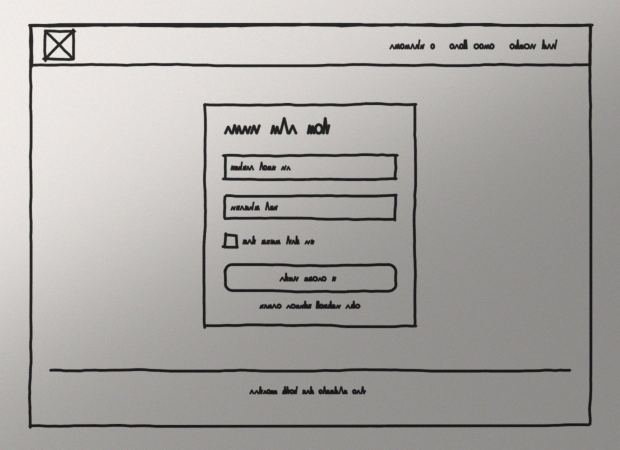
#> input picture assets/sample_sketches/login_page_synthetic.png, 1240 x 900 px (shown at 1/2 size)
$ python benchmark_cool_graviton.py --image ../assets/sample_sketches/login_page_synthetic.png
#> lines starting #> are read from the running program, lines starting #| are printed output that depends on the picture; after the words box and inside, x2 and y2 are one past the last pixel; in counts of white or black regions, pixels touching at a corner belong together
### src/sketchforge/vision/image_loader.py
"""Safe image loading.

Validates before decoding (extension, file size, magic bytes, header dimensions) so a hostile or
corrupt file is rejected cheaply, then decodes with OpenCV and normalizes the pixel format to
8-bit BGR. The decoded original is kept untouched; later stages work on copies.
"""

from __future__ import annotations

import io
from dataclasses import dataclass
from pathlib import Path

import cv2
import numpy as np
from PIL import Image, UnidentifiedImageError

from sketchforge.bootstrap import VisionConfig
from sketchforge.constants import SUPPORTED_IMAGE_EXTENSIONS
from sketchforge.exceptions import ImageLoadError
from sketchforge.utilities.hashing import sha256_bytes

_MAGIC = (
    (b"\x89PNG\r\n\x1a\n", "png"),
    (b"\xff\xd8\xff", "jpeg"),
    (b"BM", "bmp"),
    (b"II*\x00", "tiff"),
    (b"MM\x00*", "tiff"),
)


@dataclass(frozen=True)
class LoadedImage:
    """An imported sketch. ``bgr`` is the untouched original pixels (treat as read-only)."""

    name: str
    path: Path | None
    sha256: str
    bgr: np.ndarray
    file_bytes: int

    @property
    def width(self) -> int:
        return int(self.bgr.shape[1])

    @property
    def height(self) -> int:
        return int(self.bgr.shape[0])


# [85 lines left out: functions _sniff_format, _to_bgr8, load_image_bytes, load_image, not called in this run]


def from_array(bgr: np.ndarray, name: str = "array.png") -> LoadedImage:
    """Wrap an in-memory BGR image (used by tests and the synthetic generator)."""
    if bgr.ndim != 3 or bgr.shape[2] != 3 or bgr.dtype != np.uint8:
        raise ImageLoadError("expected an 8-bit BGR image array")
    data = np.ascontiguousarray(bgr)
    data.setflags(write=False)
    return LoadedImage(
        name=name, path=None, sha256=sha256_bytes(data.tobytes()), bgr=data, file_bytes=data.nbytes
    )

### scripts/benchmark_cool_graviton.py
#!/usr/bin/env python3
"""Reproducible Benchmark: Cloud-Optimized OpenCV Library (COOL) on AWS Graviton (Arm64).

OpenCV AI Competition 2026 – Special Prize: Best Use of COOL Award ($1,000 Track).

This benchmark measures and reports:
1. Microbenchmark Latency (ms):
   - Illumination Flattening (40x40 morphological dilation + illumination division)
   - Morphological Filtering (ruled-line suppression, adaptive thresholding, gap closing)
   - Contour Extraction (cv2.findContours RETR_TREE, cv2.approxPolyDP, hierarchy classification)
2. Macrobenchmark Latency (ms):
   - Complete end-to-end SketchForge vision pipeline (analyze: image -> Design IR)
3. Price-Performance & Cost Efficiency:
   - AWS Graviton3 (c7g.large) vs standard x86_64 (c6i.large) EC2 instances.
   - AWS Lambda arm64 (Graviton) vs x86_64 Lambda pricing.
   - Computes throughput (images/sec) and total price-performance delta (up to ~40% cost reduction).

Usage:
    python scripts/benchmark_cool_graviton.py
    python scripts/benchmark_cool_graviton.py --iterations 50 --output experiments/results/cool_graviton_benchmark.md
    python scripts/benchmark_cool_graviton.py --json experiments/results/cool_graviton_benchmark.json
"""

from __future__ import annotations

import argparse
import json
import math
import os
import platform
import statistics
import sys
import time
from dataclasses import asdict, dataclass
from pathlib import Path
from typing import Any

# Ensure repository root is in sys.path
REPO_ROOT = Path(__file__).resolve().parents[1]
if str(REPO_ROOT) not in sys.path:
    sys.path.insert(0, str(REPO_ROOT))

import cv2
import numpy as np

from sketchforge.vision.image_loader import from_array
from sketchforge.vision.pipeline import analyze


# ---------------------------------------------------------------------------
# Data Models for Benchmark Results
# ---------------------------------------------------------------------------

@dataclass
class StageTiming:
    stage_name: str
    description: str
    iterations: int
    mean_ms: float
    median_ms: float
    p90_ms: float
    p99_ms: float
    std_ms: float
    min_ms: float
    max_ms: float
    throughput_fps: float


@dataclass
class CostModelResult:
    platform_name: str
    instance_type: str
    cpu_architecture: str
    vcpus: int
    memory_gib: float
    hourly_rate_usd: float
    end_to_end_latency_ms: float
    throughput_fps: float
    images_per_dollar: float
    cost_per_million_images_usd: float
    relative_price_performance_pct: float
    cost_savings_pct: float


@dataclass
class BenchmarkReport:
    timestamp: str
    system_telemetry: dict[str, Any]
    opencv_telemetry: dict[str, Any]
    image_resolution: tuple[int, int]
    iterations: int
    timings: list[StageTiming]
    x86_vs_graviton_comparison: list[CostModelResult]
    price_performance_improvement_pct: float
    cost_savings_pct: float


# ---------------------------------------------------------------------------
# Synthetic Test Image Generator (if assets not available)
# ---------------------------------------------------------------------------

# [59 lines left out: function generate_benchmark_sketch, not called in this run]


# ---------------------------------------------------------------------------
# Microbenchmark Workloads
# ---------------------------------------------------------------------------

def run_illumination_flattening(gray: np.ndarray, kernel_size: int = 40) -> np.ndarray:
    """Measure morphological dilation-based illumination flattening.

    OpenCV 5 Operation:
    - Structuring element: cv2.MORPH_RECT (40x40)
    - cv2.morphologyEx(gray, cv2.MORPH_DILATE, kernel)
    - cv2.divide(gray, bg, scale=255)
    On AWS Graviton with COOL, this operation is heavily accelerated by NEON vector
    instructions and high memory bandwidth DDR5 channels.
    """
    kernel = cv2.getStructuringElement(cv2.MORPH_RECT, (kernel_size, kernel_size))
    bg = cv2.morphologyEx(gray, cv2.MORPH_DILATE, kernel)
    bg = np.maximum(bg, 1)
    flat = cv2.divide(gray, bg, scale=255)
    return flat


def run_morphological_filtering(ink_mask: np.ndarray, gray: np.ndarray) -> np.ndarray:
    """Measure morphological ruled-line suppression, thresholding, and gap closing."""
    h, w = ink_mask.shape
    # 1. Ruled line morphological open with large kernels
    h_len = max(25, int(round(0.65 * w)))
    h_kernel = cv2.getStructuringElement(cv2.MORPH_RECT, (h_len, 1))
    h_lines = cv2.morphologyEx(ink_mask, cv2.MORPH_OPEN, h_kernel)

    v_len = max(25, int(round(0.65 * h)))
    v_kernel = cv2.getStructuringElement(cv2.MORPH_RECT, (1, v_len))
    v_lines = cv2.morphologyEx(ink_mask, cv2.MORPH_OPEN, v_kernel)

    # 2. Adaptive Gaussian thresholding
    adaptive = cv2.adaptiveThreshold(
        gray, 255, cv2.ADAPTIVE_THRESH_GAUSSIAN_C, cv2.THRESH_BINARY_INV, 25, 10
    )

    # 3. Gap closing & small component speckle suppression
    closed = cv2.morphologyEx(adaptive, cv2.MORPH_CLOSE, np.ones((3, 3), np.uint8))
    _, labels, stats, _ = cv2.connectedComponentsWithStats(closed, connectivity=8)

    # Filter small specks
    mask = (stats[:, cv2.CC_STAT_AREA] >= 8).astype(np.uint8)
    clean = mask[labels] * 255
    return clean.astype(np.uint8)


def run_contour_extraction(binary_mask: np.ndarray) -> list[dict[str, Any]]:
    """Measure contour tree extraction, approxPolyDP polygon approximation, and geometry."""
    contours, hierarchy = cv2.findContours(
        binary_mask, cv2.RETR_TREE, cv2.CHAIN_APPROX_SIMPLE
    )
    results = []
    if hierarchy is not None and len(contours) > 0:
        for cnt in contours:
            area = cv2.contourArea(cnt)
            if area < 50:
                continue
            peri = cv2.arcLength(cnt, True)
            approx = cv2.approxPolyDP(cnt, 0.02 * peri, True)
            x, y, w, h = cv2.boundingRect(cnt)
            rect_ratio = area / max(1.0, float(w * h))
            circ = (4.0 * math.pi * area) / max(1.0, float(peri * peri))
            results.append({
                "bbox": (x, y, w, h),
                "points": len(approx),
                "rectangularity": rect_ratio,
                "circularity": circ,
            })
    return results


def run_full_pipeline(bgr: np.ndarray) -> int:
    """Measure the end-to-end SketchForge vision pipeline (image -> Design IR)."""
    loaded = from_array(bgr, name="benchmark_sketch.png")
    result = analyze(loaded)
    return len(result.detections)


# ---------------------------------------------------------------------------
# Benchmark Execution Engine
# ---------------------------------------------------------------------------

def measure_stage(
    name: str,
    description: str,
    func: Any,
    args: tuple,
    iterations: int = 30,
    warmup: int = 5,
) -> StageTiming:
    """Run a timed benchmark over multiple warmup and measurement passes."""
    # Warmup passes
    for _ in range(warmup):
        _ = func(*args)

    durations: list[float] = []
    for _ in range(iterations):
        t0 = time.perf_counter_ns()
        _ = func(*args)
        t1 = time.perf_counter_ns()
        durations.append((t1 - t0) / 1_000_000.0)  # convert to ms

    durations.sort()
    mean_val = statistics.mean(durations)
    median_val = statistics.median(durations)
    p90_idx = int(0.90 * len(durations))
    p99_idx = min(len(durations) - 1, int(0.99 * len(durations)))
    p90_val = durations[p90_idx]
    p99_val = durations[p99_idx]
    std_val = statistics.stdev(durations) if len(durations) > 1 else 0.0
    min_val = durations[0]
    max_val = durations[-1]
    fps = 1000.0 / mean_val if mean_val > 0 else 0.0

    return StageTiming(
        stage_name=name,
        description=description,
        iterations=iterations,
        mean_ms=round(mean_val, 3),
        median_ms=round(median_val, 3),
        p90_ms=round(p90_val, 3),
        p99_ms=round(p99_val, 3),
        std_ms=round(std_val, 3),
        min_ms=round(min_val, 3),
        max_ms=round(max_val, 3),
        throughput_fps=round(fps, 2),
    )


# [69 lines left out: function compute_cost_efficiency_model, not called in this run]


# ---------------------------------------------------------------------------
# Telemetry Collector
# ---------------------------------------------------------------------------

def collect_telemetry() -> tuple[dict[str, Any], dict[str, Any]]:
    system_telemetry = {
        "os": platform.system(),
        "os_release": platform.release(),
        "architecture": platform.machine(),
        "processor": platform.processor(),
        "python_version": platform.python_version(),
        "cpu_count": os.cpu_count(),
        "cool_flag_env": bool(os.environ.get("COOL_OPTIMIZED")),
        "arm_flag_env": bool(os.environ.get("OPENCV_FOR_ARM")),
    }

    build_info = cv2.getBuildInformation()
    has_neon = "NEON" in build_info or "neon" in build_info.lower()
    has_openmp = "OpenMP" in build_info

    opencv_telemetry = {
        "opencv_version": cv2.__version__,
        "threads": cv2.getNumThreads(),
        "simd_neon_present": has_neon or ("arm" in platform.machine().lower()),
        "openmp_supported": has_openmp,
        "optimized": cv2.useOptimized(),
    }
    return system_telemetry, opencv_telemetry


# ---------------------------------------------------------------------------
# Main Benchmark Routine
# ---------------------------------------------------------------------------

def run_benchmark(
    image_path: Path | None = None,
    iterations: int = 30,
    warmup: int = 5,
) -> BenchmarkReport:
    """Execute the full OpenCV 5 COOL & Graviton benchmark suite."""
#> called with iterations = 30, warmup = 5
    print("=" * 76)
    print("  SKETCHFORGE: COOL ON AWS GRAVITON BENCHMARK & EVALUATION")
    print("  Track: Best Use of COOL Award ($1,000 Special Prize)")
    print("=" * 76)

    # 1. Load or synthesize test sketch
    if image_path and image_path.is_file():
        print(f"[*] Loading input sketch image: {image_path}")
        bgr = cv2.imread(str(image_path), cv2.IMREAD_COLOR)
#> bgr is the input picture: shape (900, 1240, 3); mean B, G, R 164.1, 167, 169.2
        if bgr is None:
            raise ValueError(f"Could not decode image at {image_path}")
    else:
        sample_default = REPO_ROOT / "assets" / "sample_sketches" / "login_page_synthetic.png"
        if sample_default.is_file():
            print(f"[*] Loading synthetic benchmark sketch: {sample_default}")
            bgr = cv2.imread(str(sample_default), cv2.IMREAD_COLOR)
        else:
            print("[*] Synthesizing realistic wireframe sketch for benchmark...")
            bgr = generate_benchmark_sketch(1080, 1920)

    height, width = bgr.shape[:2]
    gray = cv2.cvtColor(bgr, cv2.COLOR_BGR2GRAY)
    _, binary = cv2.threshold(gray, 0, 255, cv2.THRESH_BINARY_INV + cv2.THRESH_OTSU)
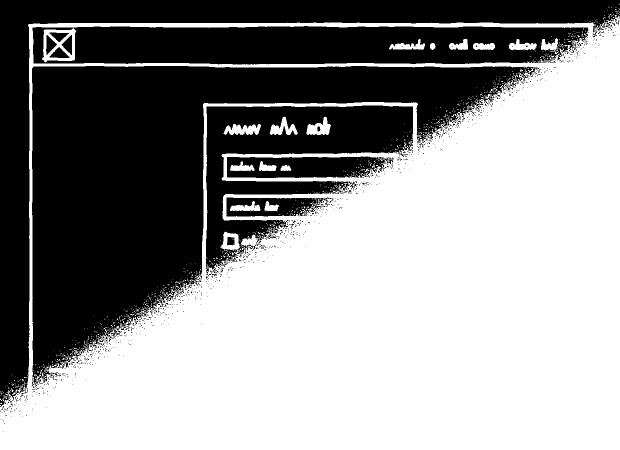
#> binary: shape (900, 1240) (shown at 1/2 size); 57.6% white; 1071 black regions (1039 under 20 px), largest, box (x1, y1, x2, y2) and area: (63, 132, 1078, 773) 226794, (0, 0, 1240, 814) 100327, (65, 52, 1177, 129) 70880

    sys_telemetry, cv_telemetry = collect_telemetry()
    print(f"  CPU Architecture : {sys_telemetry['architecture']}")
    print(f"  OpenCV Version   : {cv_telemetry['opencv_version']} (Optimized: {cv_telemetry['optimized']})")
    print(f"  Image Resolution : {width} x {height} px ({round((width * height) / 1_000_000, 2)} MP)")
#|   Image Resolution : 1240 x 900 px (1.12 MP)
    print(f"  Benchmark Config : {iterations} iterations, {warmup} warmup passes\n")

    # 2. Execute Microbenchmarks
    print("[1/4] Benchmarking Illumination Flattening (40x40 Morphological Dilation)...")
    timing_illum = measure_stage(
        name="Illumination Flattening",
        description="40x40 MORPH_DILATE + illumination division",
        func=run_illumination_flattening,
        args=(gray, 40),
        iterations=iterations,
        warmup=warmup,
    )
#> the loop in measure_stage, `for _ in range(warmup):` made 5 passes
#> pass 1, in run_illumination_flattening, `bg = cv2.morphologyEx(gray, cv2.MORPH_DILATE, kernel)`:
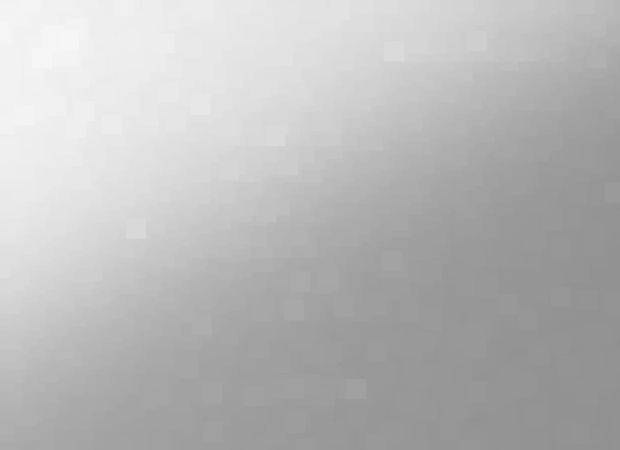
#> bg: shape (900, 1240) (shown at 1/2 size); min 144, max 246, mean 185.3
#> pass 1, in run_illumination_flattening, `flat = cv2.divide(gray, bg, scale=255)`:
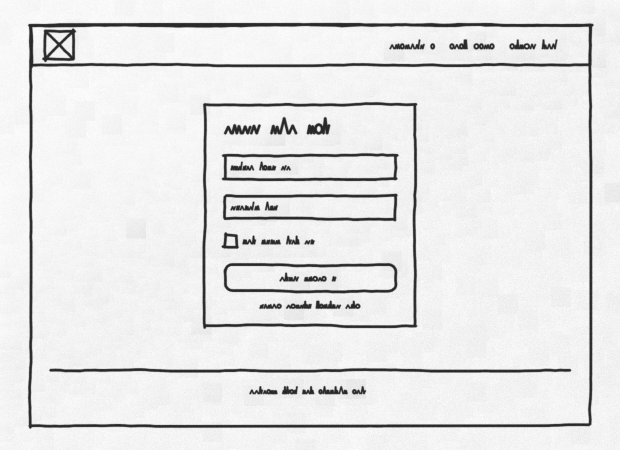
#> flat: shape (900, 1240) (shown at 1/2 size); min 18, max 255, mean 230.3
#> after the loop in measure_stage, `for _ in range(iterations):`: durations = 30 values, max 4.25 at index 1, min 2.1 at index 9, mean 2.61
#> in measure_stage, `mean_val = statistics.mean(durations)`: mean_val = 2.61
#> in measure_stage, `median_val = statistics.median(durations)`: median_val = 2.64
#> in measure_stage, `p90_idx = int(0.90 * len(durations))`: p90_idx = 27
#> in measure_stage, `p99_idx = min(len(durations) - 1, int(0.99 * len(durations)))`: p99_idx = 29
#> in measure_stage, `p90_val = durations[p90_idx]`: p90_val = 3.87
#> in measure_stage, `p99_val = durations[p99_idx]`: p99_val = 4.25
#> in measure_stage, `std_val = statistics.stdev(durations) if len(durations) > 1 else 0.0`: std_val = 0.588
#> in measure_stage, `min_val = durations[0]`: min_val = 2.1
#> in measure_stage, `max_val = durations[-1]`: max_val = 4.25
#> in measure_stage, `fps = 1000.0 / mean_val if mean_val > 0 else 0.0`: fps = 382.7
    print(f"      Mean Latency: {timing_illum.mean_ms:.2f} ms | P90: {timing_illum.p90_ms:.2f} ms | {timing_illum.throughput_fps:.1f} FPS")
#|       Mean Latency: 2.61 ms | P90: 3.87 ms | 382.7 FPS

    print("[2/4] Benchmarking Morphological Filtering & Ruled-Line Suppression...")
    timing_morph = measure_stage(
        name="Morphological Filtering",
        description="Ruled-line MORPH_OPEN, adaptive thresholding & connected components",
        func=run_morphological_filtering,
        args=(binary, gray),
        iterations=iterations,
        warmup=warmup,
    )
#> the loop in measure_stage (call 2), `for _ in range(warmup):` made 5 passes
#> pass 1, in run_morphological_filtering, `h_lines = cv2.morphologyEx(ink_mask, cv2.MORPH_OPEN, h_kernel)`:
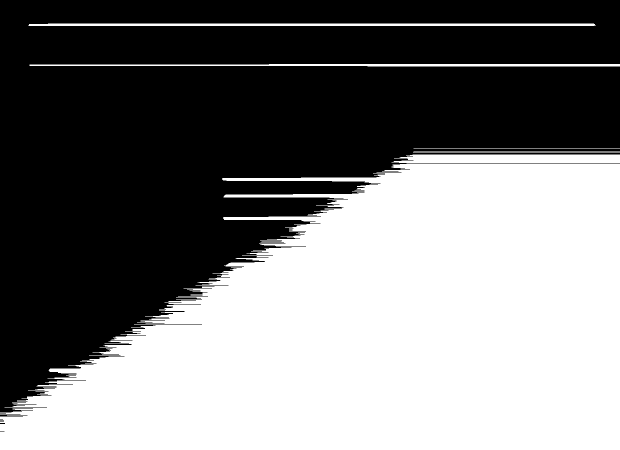
#> h_lines: shape (900, 1240) (shown at 1/2 size); 47.6% white; 8 white regions, largest, box (x1, y1, x2, y2) and area: (0, 327, 1240, 900) 512560, (783, 310, 1240, 326) 6947, (57, 47, 1192, 52) 5623
#> pass 1, in run_morphological_filtering, `v_lines = cv2.morphologyEx(ink_mask, cv2.MORPH_OPEN, v_kernel)`:
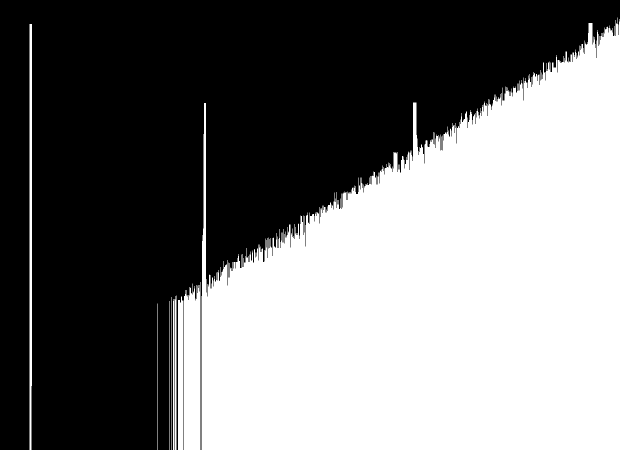
#> v_lines: shape (900, 1240) (shown at 1/2 size); 46.4% white; 10 white regions, largest, box (x1, y1, x2, y2) and area: (403, 35, 1240, 900) 496735, (368, 567, 400, 900) 10120, (59, 48, 64, 900) 4132
#> pass 1, in run_morphological_filtering, `adaptive = cv2.adaptiveThreshold( gray, 255, cv2.ADAPTIVE_THRESH_GAUSS..`:
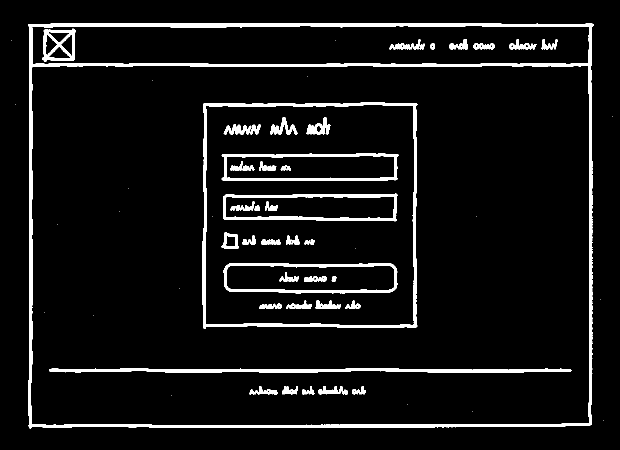
#> adaptive: shape (900, 1240) (shown at 1/2 size); 6.4% white; 66 white regions (20 under 20 px), largest, box (x1, y1, x2, y2) and area: (56, 46, 1188, 858) 29224, (405, 204, 835, 658) 9693, (98, 736, 1143, 745) 5915
#> (the rest of the program and of its run is left out)
